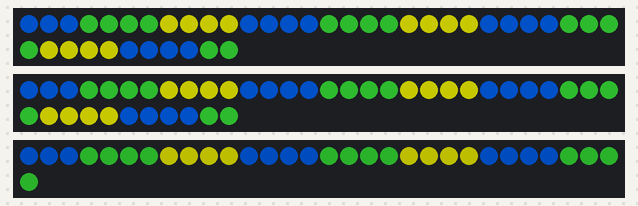
A sketch run on a simulated Arduino Uno, built with avr-gcc and run on an emulated ATmega328P. Shown: 2 × 41 RGB LEDs in strip order, left to right, continuing on the next row, 31 RGB LEDs in strip order, left to right, continuing on the next row. Dim RGB values are drawn brighter than linear.

Above: at 0.41 s.
At 0.82 s:
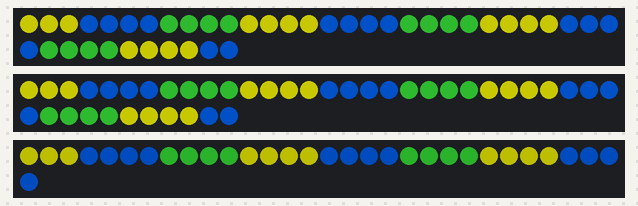
At 1.23 s:
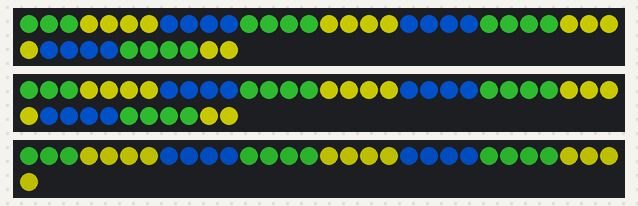

The sketch:

sketch_feb19b.ino
```cpp
#include <Adafruit_NeoPixel.h>


int leds=41;
int amountOfLedsFront=31;
Adafruit_NeoPixel ledstrip=Adafruit_NeoPixel(leds,10, NEO_GRB + NEO_KHZ800);
Adafruit_NeoPixel ledstrip2=Adafruit_NeoPixel(leds,5, NEO_GRB + NEO_KHZ800);
Adafruit_NeoPixel ledstrip3=Adafruit_NeoPixel(amountOfLedsFront,3, NEO_GRB + NEO_KHZ800);

enum LED_COLOR {Green, Blue, Yellow};
LED_COLOR currentColor;

void setup() {
  // put your setup code here, to run once:
ledstrip.begin();
ledstrip.setBrightness(100);
ledstrip2.begin();
ledstrip2.setBrightness(100);
ledstrip3.begin();
ledstrip3.setBrightness(80);

currentColor = Blue;
}

void loop() {
  // put your main code here, to run repeatedly:
  for(int i=0;i<leds;i++)
  {
    if( (i+1) % 4 == 0 )
    {
        if(currentColor == Blue)
        {
          currentColor = Green;
        }
        else if(currentColor == Green)
        {
          currentColor = Yellow;
        }
        else if(currentColor == Yellow)
        {
          currentColor = Blue;
        }
    }

    if(currentColor == Blue)
    {
      ledstrip.setPixelColor(i,ledstrip.Color(0, 102, 255));
      ledstrip.show();
      ledstrip2.setPixelColor(i,ledstrip2.Color(0, 102, 255));
      ledstrip2.show();
      ledstrip3.setPixelColor(i,ledstrip3.Color(0,102, 255));
      ledstrip3.show();
    }
    else if(currentColor == Yellow)
    {
      ledstrip.setPixelColor(i,ledstrip.Color(255, 255, 0));
      ledstrip.show();
      ledstrip2.setPixelColor(i,ledstrip2.Color(255, 255, 0));
      ledstrip2.show();
      ledstrip3.setPixelColor(i,ledstrip3.Color(255,255,0));
      ledstrip3.show();
    }
    else if(currentColor == Green)
    {
      ledstrip.setPixelColor(i,ledstrip.Color(46, 184, 46));
      ledstrip.show();
      ledstrip2.setPixelColor(i,ledstrip2.Color(46, 184, 46));
      ledstrip2.show();
      ledstrip3.setPixelColor(i,ledstrip3.Color(46, 184, 46));
      ledstrip3.show();
    }
  }


}
```

Measured:
- by itself, everything shown: repeats every 1.2 s, in 3 steps
- what the display in image 1 shows lasts 0.4 s, from 0.6 s to 1.0 s
